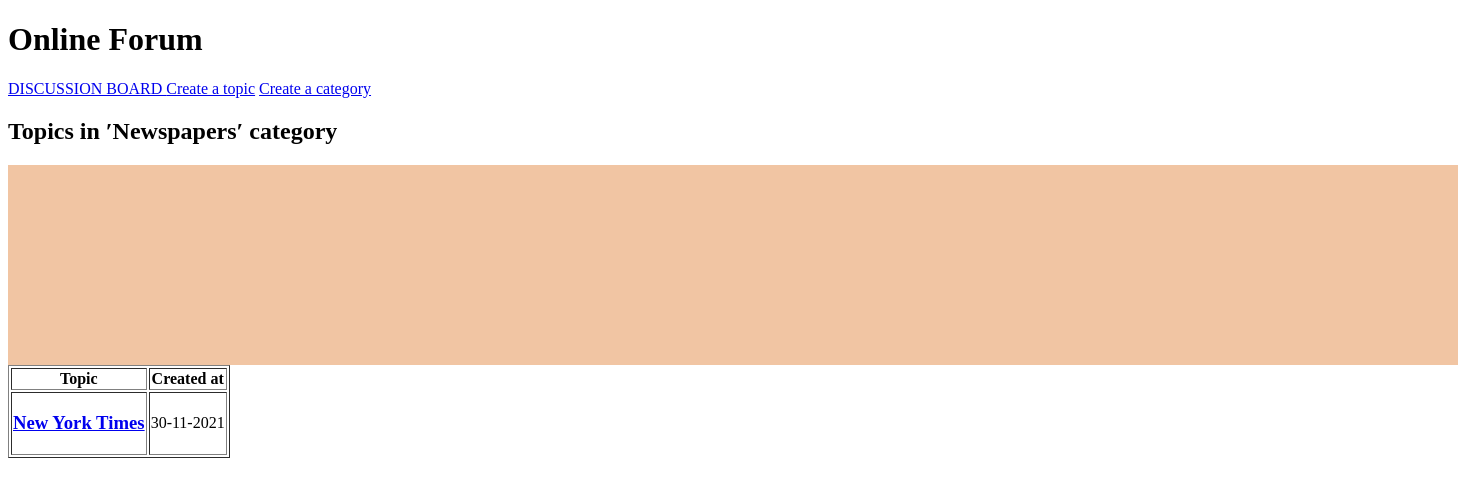
The app's page /forum/category.php?id=2 with its own data.
### tables this page shows
CREATE TABLE `categories` (
  `cat_id` int(8) NOT NULL,
  `cat_name` varchar(255) NOT NULL,
  `cat_description` varchar(255) NOT NULL
);

CREATE TABLE `topics` (
  `topic_id` int(8) NOT NULL,
  `topic_subject` varchar(255) NOT NULL,
  `topic_date` datetime NOT NULL,
  `topic_cat` int(8) NOT NULL,
  `topic_by` int(8) NOT NULL
);

### forum/category.php (the view)
<?php
include 'connect.php';
include 'header.php';
$sql = "SELECT
            cat_id,
            cat_name,
            cat_description
        FROM
            categories
        WHERE
            cat_id = " . mysqli_real_escape_string($conn, $_GET['id']);
$result = mysqli_query($conn, $sql);
if(!$result)
{
    echo 'The category could not be displayed, please try again later.' . mysqli_error($conn);
}
else
{
    if(mysqli_num_rows($result) == 0)
    {
        echo 'This category does not exist.';
    }
    else
    {
        while($row = mysqli_fetch_assoc($result))
        {
            echo '<h2>Topics in ′' . $row['cat_name'] . '′ category</h2>';
        }
        $sql = "SELECT
                    topic_id,
                    topic_subject,
                    topic_date,
                    topic_cat
                FROM
                    topics
                WHERE
                    topic_cat = " . mysqli_real_escape_string($conn, $_GET['id']);
        $result = mysqli_query($conn, $sql);
        if(!$result)
        {
            echo 'The topics could not be displayed, please try again later.';
        }
        else
        {
            if(mysqli_num_rows($result) == 0)
            {
                echo 'There are no topics in this category yet.';
            }
            else
            {
                echo '<table border="1">
                      <tr>
                        <th>Topic</th>
                        <th>Created at</th>
                      </tr>';
                while($row = mysqli_fetch_assoc($result))
                {
                    echo '<tr>';
                        echo '<td class="leftpart">';
                            echo '<h3><a href="topic.php?id=' . $row['topic_id'] . '">' . $row['topic_subject'] . '</a><h3>';
                        echo '</td>';
                        echo '<td class="rightpart">';
                            echo date('d-m-Y', strtotime($row['topic_date']));
                        echo '</td>';
                    echo '</tr>';
                }
            }
        }
    }
}
include 'footer.php';
?>

### records on screen
categories: cat_name "Newspapers"
topics: topic_subject "New York Times", topic_date "30-11-2021"
